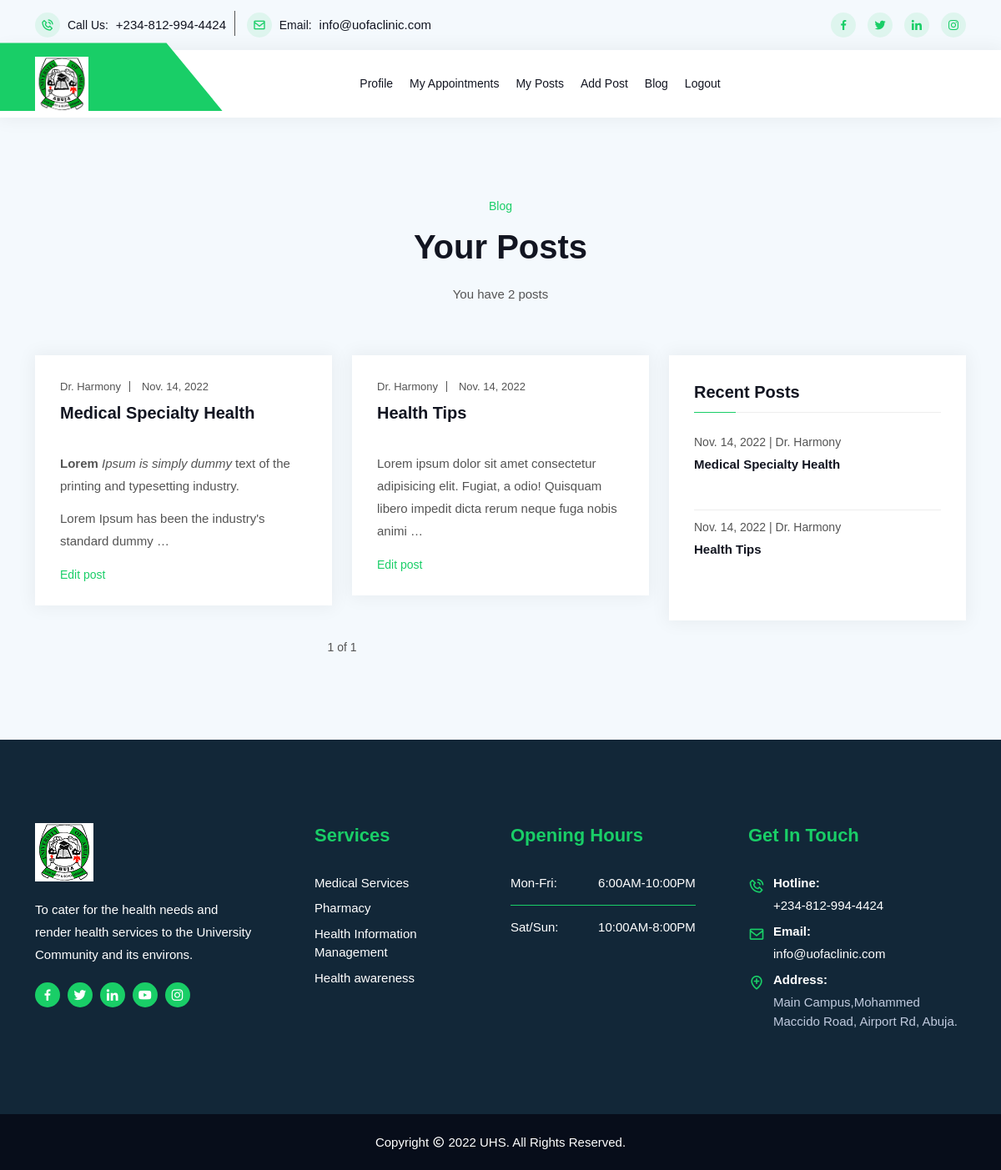
The page /blog/doctor/posts (signed in) on the database its author committed.
### blog/models.py (models this page shows, shortened)
class Post(models.Model):
    author = models.ForeignKey(User, related_name='posts', on_delete=models.CASCADE)
    title = models.CharField(max_length=250, blank=False, default='', unique=True)
    slug = models.SlugField(max_length=250)
    body = models.TextField()
    created_at = models.DateTimeField(auto_now_add=True)
    class Meta:
        ordering = ['-created_at']
        unique_together = ['author', 'title']

### blog/views.py (the view)
# urls.py: path('blog/doctor/posts', views.author_post_list, name='author_post_list'),
@cache_control(no_cache=True, must_revalidate=True, no_store=True)
@login_required
def author_post_list(request):
    user = request.user
    if request.user.is_staff:
        all_post = user.posts.all().order_by('-created_at')
        post_count = user.posts.all()
        latest_posts = user.posts.all().order_by('-created_at')[:3]
        paginator = Paginator(all_post, 4)  # show 3 posts on each page
        page = request.GET.get('page', 1)
        try:
            posts = paginator.page(page)
        except PageNotAnInteger:
            posts = paginator.page(1)
        except EmptyPage:
            posts = paginator.page(paginator.num_pages)
        context = {
            'page': page,
            'posts': posts,
            'post_count': post_count,
            'latest_posts': latest_posts,
        }
        return render(request, 'blog/author_post_list.html', context)
    else:
        return redirect('main:index')

### blog/templatetags/blog_tags.py (called while the page is built)
@register.filter(name='markdown')
def markdown_format(text):
    return mark_safe(markdown.markdown(text))

### templates/blog/author_post_list.html (shortened to what this page needs)
{% extends 'base.html' %}
{% load blog_tags %}
{% load static %}
{% block content %}
<section class="blog-area bg-color ptb-100">
	<div class="container">
		<div class="section-title">
			<span class="top-title">Blog</span>
			<h2>Your Posts</h2>
			<p>
				{% with post_count.count as total_posts %}
                	You have {{ total_posts }} post{{ total_posts|pluralize }}
				{% endwith %}
			</p>
		</div>
		<div class="row">
			<div class="col-lg-8 col-md-12">
				<div class="row">
					{% if posts %}
						{% for post in posts %}
							<div class="col-lg-6 col-md-6">
						<div class="single-blog">
							<div class="blog-content">
								<ul>
									<li>
										<a href="">Dr. {{ post.author|title }}</a>
									</li>
									<li>
										{{ post.created_at|date }}
									</li>
								</ul>
								<a href="{% url 'blog:edit_post' post.slug post.id %}">
									<h3>{{ post.title }}</h3>
								</a>
								<p>
									{{ post.body|markdown|truncatewords:20 }}
								</p>
								<a href="{% url 'blog:edit_post' post.slug post.id %}" class="read-more">
									Edit post
								</a>
							</div>
						</div>
					</div>
						{% endfor %}
					{% else %}
						<p>No posts are available.</p>
        			{% endif %}
					{% include "blog/pagination.html" with page=posts %}
				</div>
			</div>
			<div class="col-lg-4 col-md-12">
				<div class="blog-details-right-area blog-right-sidebar">
					<div class="blog-widget resent-post-widget">
						<h3 class="title">Recent Posts</h3>
						<ul>
							{% for post in latest_posts %}
								<li>
									<a href="{% url 'blog:edit_post' post.slug post.id %}">
										<span>{{ post.created_at.date }} | Dr. {{ post.author|title }}</span>
										<h3><b>{{ post.title|title }}</b></h3>
									</a>
								</li>
							{% endfor %}
						</ul>
					</div>
				</div>
			</div>
		</div>
	</div>
</section>
{% endblock %}

### rows shown on the page
Post: author "Harmony", created_at "Nov. 14, 2022", title "Medical Specialty Health", body "Lorem Ipsum is simply dummy text of the printing and typesetting industry. Lorem Ipsum has been the industry's standard dummy …"
Post: author "Harmony", created_at "Nov. 14, 2022", title "Health Tips", body "Lorem ipsum dolor sit amet consectetur adipisicing elit. Fugiat, a odio! Quisquam libero impedit dicta rerum neque fuga nobis animi …"

### other values the page prints
{{ total_posts }} "2"
{{ page.number }} "1"
{{ page.paginator.num_pages }} "1"
